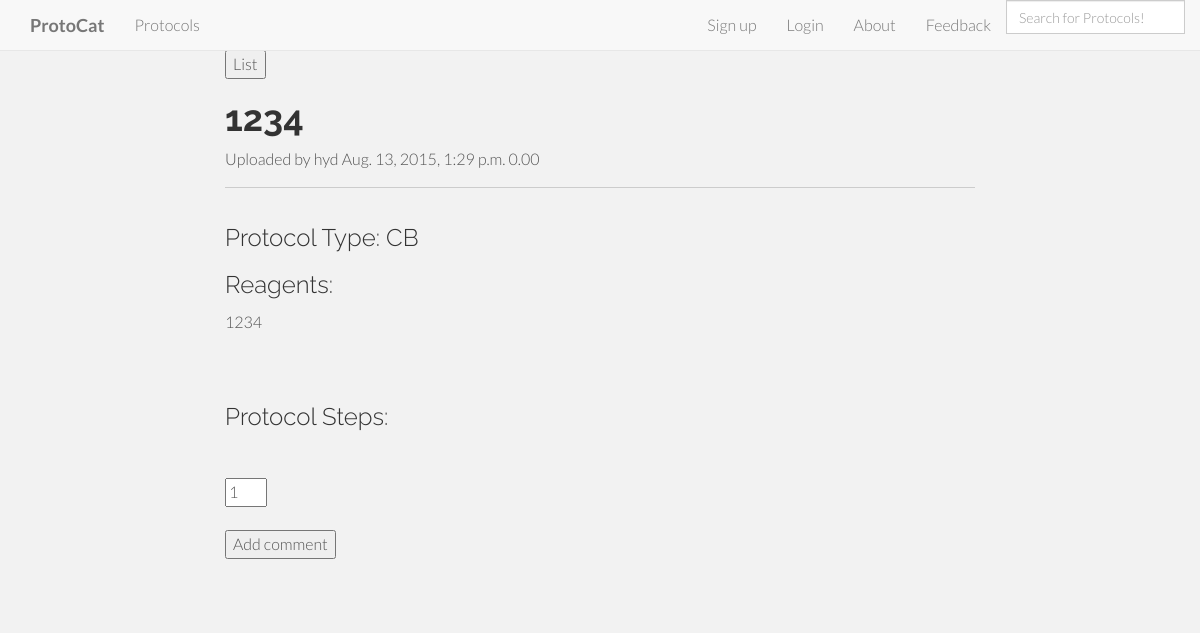
/protocol_display/41/, run on an earlier commit of the app's database.
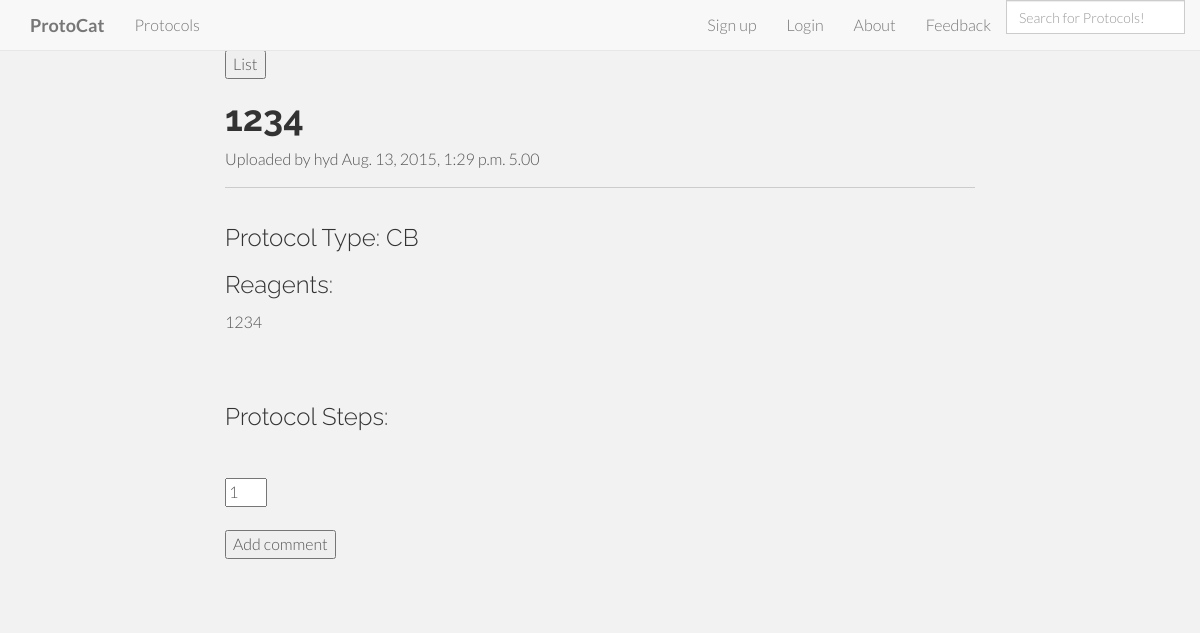
And on a later commit of the database.
### protocat_app/models.py (models this page shows)
class Protocol(models.Model):
    id = models.AutoField(primary_key=True)
    title = models.TextField()
    author = models.CharField(max_length=50)
    date_of_upload = datetime.now()
    description = models.TextField(default='')
    protocol_type = models.CharField(max_length=2, choices=PROTOCOL_TYPES, null=True)
    rating = models.DecimalField(
        validators=[MinValueValidator(0.0), MaxValueValidator(5.0)],
        max_digits=3, decimal_places=2, default=2.50)
    num_ratings = models.IntegerField(default=0)
    user_rated = models.TextField(default='')
    reagents = models.TextField(default='')
    protocol_steps = models.TextField(default='')

### protocat_app/views.py (the view)
# urls.py: url(r'^protocol_display/(?P<protocol_id>[0-9]+)/$', views.protocol_display, name='protocol_display'),
def protocol_display(request, protocol_id):
    protocol_items = Protocol.objects.get(id=protocol_id)
    steps = protocol_items.protocol_steps
    current_user = str(request.user)
    return render(request, 'protocat_app/protocol_display.html', {'protocol_items':protocol_items, 'steps':steps,'current_user':current_user})

### protocat_app/templates/protocat_app/protocol_display.html (shortened to what this page needs)
{% extends 'base.html' %}
{% load staticfiles %}
{% load comments %}
{% block content %}
    <div class="container">
        <div class="row">
            <div class="col-md-2"></div>
            <div class="col-md-8">
                <form action="/protocol_list">
                    <input type="submit" value="List">
                </form>
            </div>
            <div class="col-md-2"></div>
        </div>
        <div class="row">
            <div class="col-md-2"></div>
            <div class="col-md-8">
                <h1><strong>{{protocol_items.title}}</strong></h1>
                Uploaded by {{protocol_items.author}}
                {{protocol_items.date_of_upload}}
                {{protocol_items.rating}}
                <hr>
            </div>
            <div class="col-md-2"></div>
        </div>
        <div class="row">
            <div class="col-md-2"></div>
            <div class="col-md-8">
                <h3>Protocol Type:  {{protocol_items.protocol_type}}</h3>
                <h3>Reagents: </h3> <p>{{protocol_items.reagents|linebreaksbr}}</p>
                <br>
                <h3>Protocol Steps: </h3> <p>{{steps|linebreaksbr}}</p>
            </div>
            <div class="col-md-2"></div>
        </div>
        <div class="row">
            <div class="col-md-2"></div>
            <div class="col-md-8">
                {% if current_user not in protocol_items.user_rated %}
            <br>
            <form method="POST" action="/rating/{{protocol_items.id}}/">
                <input type="number" value="1" name="rating" min="1" max="5">
            </form>
            <br>
            {% endif %}
            </div>
            <div class="col-md-2"></div>
        </div>
        <div class="row">
            <div class="col-md-2"></div>
            <div class="col-md-8">
            {% get_comment_form for protocol_items as form %}
                <table>
                    <form action="{% comment_form_target %}" method="post">
                        <input type="submit" value="Add comment" id="id_submit">
                    </form>
                </table>
                <br>
            </div>
            <div class="col-md-2"></div>
        </div>
        <br>
        <div class="row">
            <div class="col-md-2"></div>
            <div class="col-md-8">
            </div>
            <div class="col-md-2"></div>
        </div>
    </div>
{% endblock %}

What changed in the data, as far as the page shows it:
changed Protocol "CB": rating "0.00" → "5.00"
